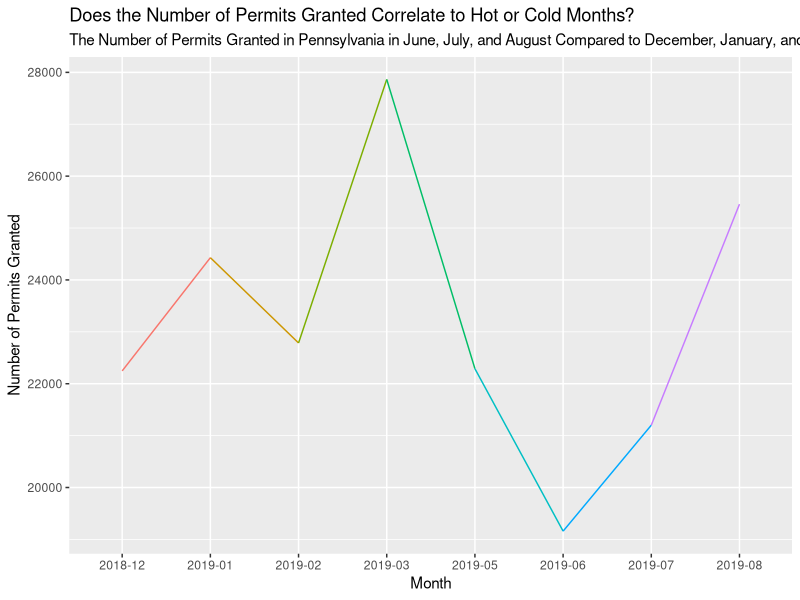
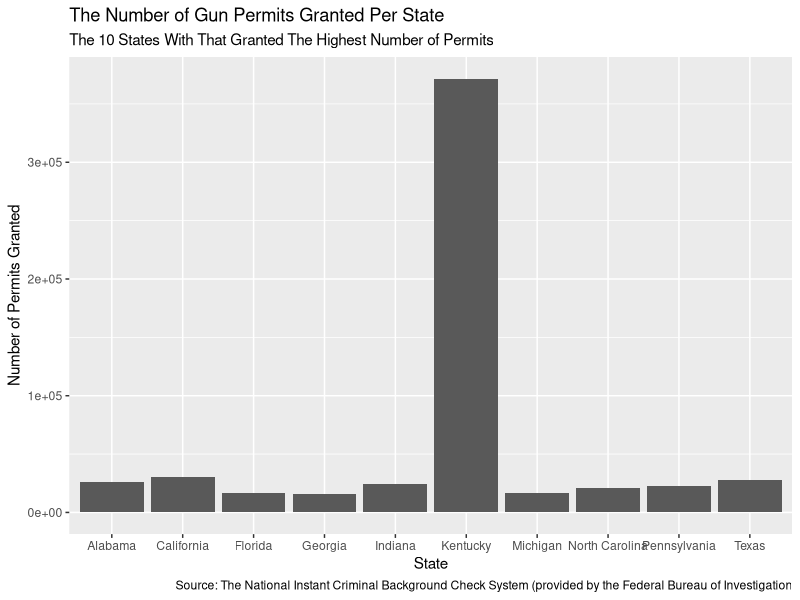

Here is the R script that generated these plots, in order:
## ---- chunk 1
knitr::opts_chunk$set(echo = TRUE)
library(tidyverse)
library(ggplot2)
## ---- chunk 2
knitr::opts_chunk$set(echo = FALSE, message = FALSE, warning = FALSE)
background_checks <- read_csv("nics-firearm-background-checks copy.csv", col_types = cols(
  month = col_character(),
  state = col_character(),
  permit = col_double(),
  permit_recheck = col_double(),
  handgun = col_double(),
  long_gun = col_double(),
  other = col_double(),
  multiple = col_double(),
  admin = col_double(),
  prepawn_handgun = col_double(),
  prepawn_long_gun = col_double(),
  prepawn_other = col_double(),
  redemption_handgun = col_double(),
  redemption_long_gun = col_double(),
  redemption_other = col_double(),
  returned_handgun = col_double(),
  returned_long_gun = col_double(),
  returned_other = col_double(),
  rentals_handgun = col_double(),
  rentals_long_gun = col_double(),
  private_sale_handgun = col_double(),
  private_sale_long_gun = col_double(),
  private_sale_other = col_double(),
  return_to_seller_handgun = col_double(),
  return_to_seller_long_gun = col_double(),
  return_to_seller_other = col_double(),
  totals = col_double()
))
## ---- chunk 3
month_comparison <- background_checks %>%
  filter(state == "Pennsylvania") %>%
  filter(month %in% c("2019-05", "2019-06", "2019-07", "2019-08", "2018-12", "2019-01", "2019-02", "2019-03")) 
  
  
ggplot(month_comparison, aes(x = month, y = permit, group = 1, color = factor(month))) +
  geom_line() +
  theme(legend.position = 'none') +
  labs(x = "Month", 
         y = "Number of Permits Granted",
         title = "Does the Number of Permits Granted Correlate to Hot or Cold Months?",
         subtitle = "The Number of Permits Granted in Pennsylvania in June, July, and August Compared to December, January, and February")

## ---- chunk 4
bar_month_comparison <- background_checks %>%
  select(permit, month, state) %>%
  filter(month == "2018-12") %>%
  arrange(desc(permit)) %>%
  slice(1:10)

ggplot(bar_month_comparison, aes(x = state, y = permit)) +
  geom_col(show.legend = FALSE) +
   labs(x = "State", 
       y = "Number of Permits Granted",
       title = "The Number of Gun Permits Granted Per State",
       subtitle = "The 10 States With That Granted The Highest Number of Permits",
       caption = "Source: The National Instant Criminal Background Check System (provided by the Federal Bureau of Investigation")
  
  
